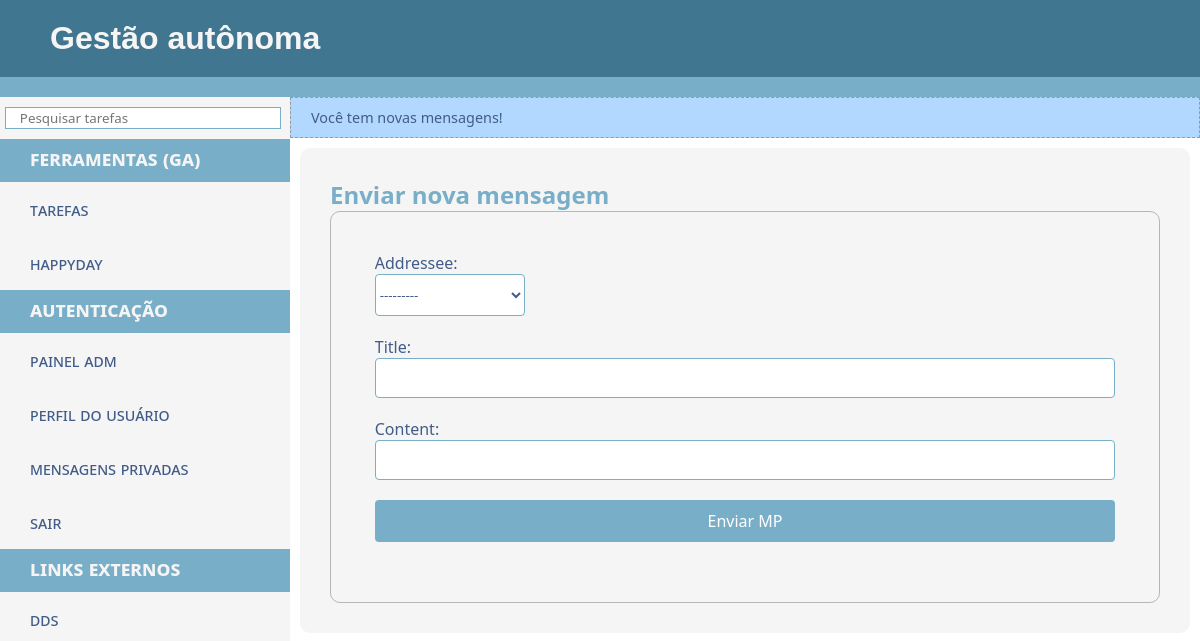
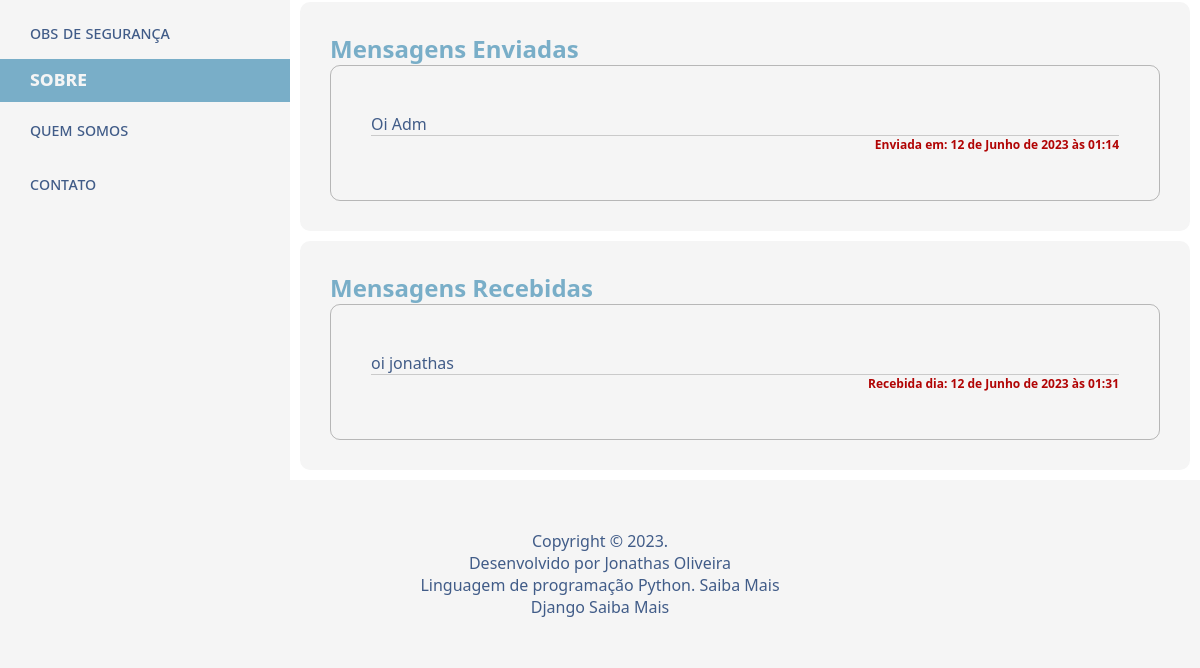
/messages/ (signed in), run on an earlier commit of the app's database (2 pictures, top to bottom).
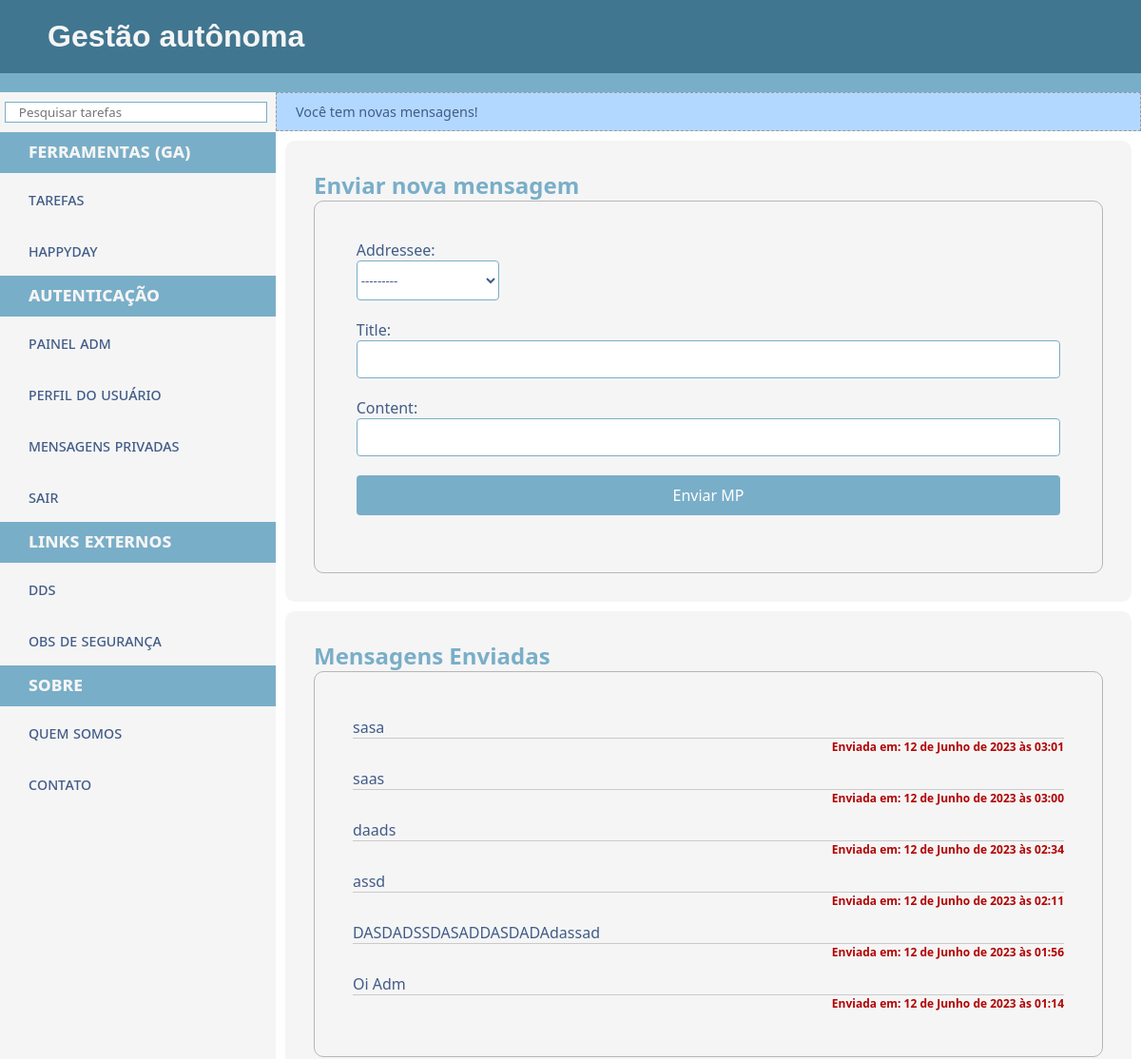
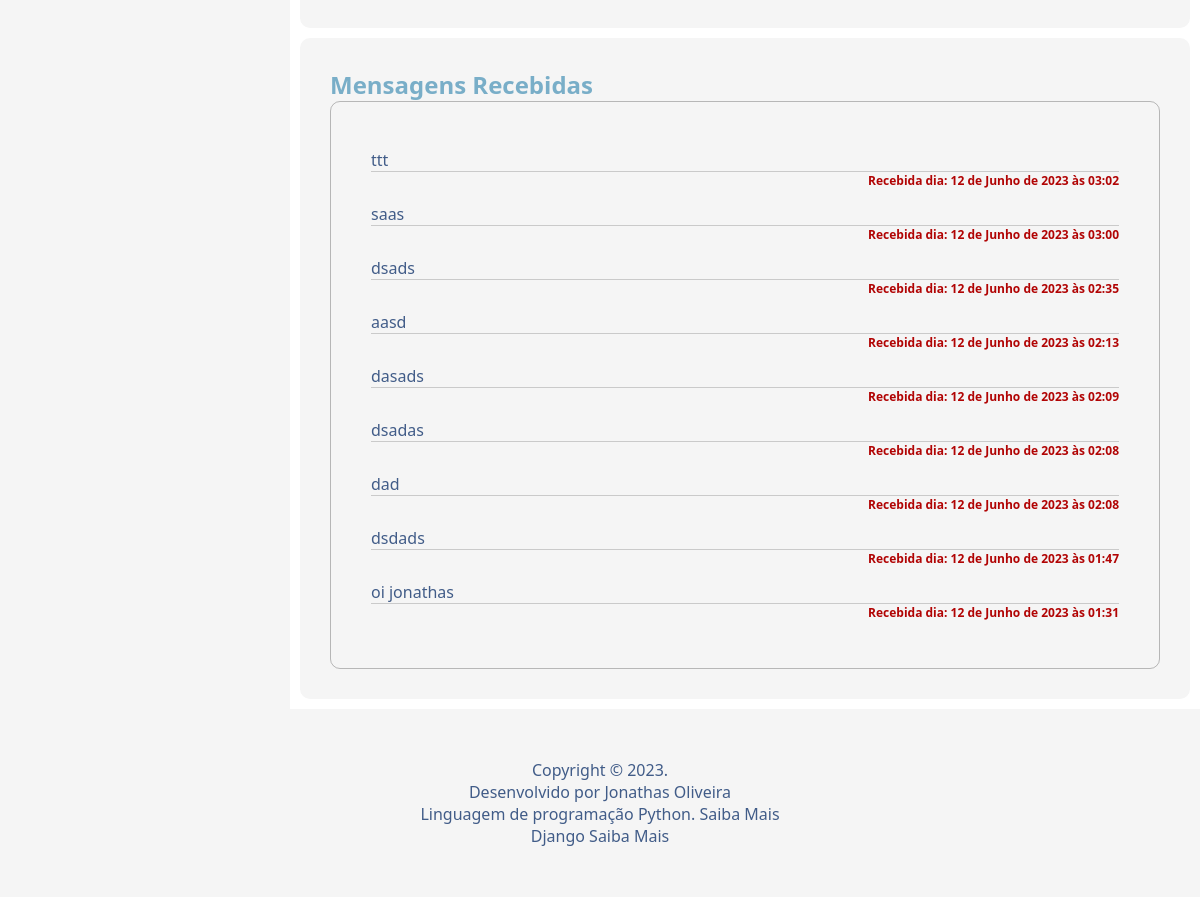
And on a later commit of the database (2 pictures, top to bottom).
### accounts/models.py (models this page shows, shortened)
class Message(models.Model):
    sender = models.ForeignKey(get_user_model(), on_delete=models.PROTECT, related_name='mensagens_enviadas', default=get_user_model())
    addressee = models.ForeignKey(get_user_model(), related_name='mensagens_recebidas', on_delete=models.CASCADE)
    title = models.CharField(max_length=100)
    content = CKEditor5Field('Texto', config_name='extends')
    send_date = models.DateTimeField(auto_now_add=True)
    parent_message = models.ForeignKey('self', on_delete=models.CASCADE, null=True, blank=True, related_name='replies')
    is_read = models.BooleanField(default=False)

### accounts/views.py (the view)
# urls.py: path('messages/', views.messages_list, name='msg_private'),
@login_required
def messages_list(request):
    check_new_messages(request)
    user = request.user
    received_messages = Message.objects.filter(addressee=user).order_by('-send_date')
    sent_messages = Message.objects.filter(sender=user).order_by('-send_date')
    received_messages.update(is_read=True)
    if request.method == 'POST':
        form = MessageForm(request.POST)
        if form.is_valid():
            mensagem = form.save(commit=False)
            mensagem.sender = request.user  # Define o remetente como o usuário logado
            mensagem.save()
            messages.success(request, 'Mensagem enviada com sucesso!')
            return redirect('msg_private')  # Redireciona para uma página de sucesso após salvar a mensagem
    else:
        form = MessageForm()
    context = {
        'received_messages': received_messages,
        'sent_messages': sent_messages,
        'form': form
    }
    return render(request, 'messages.html', context)

### accounts/forms.py
class MessageForm(forms.ModelForm):
    def __init__(self, *args, **kwargs):
        super().__init__(*args, **kwargs)
        self.fields["content"].required = False
    class Meta:
        model = Message
        fields = ['addressee', 'title', 'content']
        widgets = {
              "content": CKEditor5Widget(
                  attrs={"class": "django_ckeditor_5"}, config_name="extends"
              )
          }

### accounts/views.py (called while the page is built)
def check_new_messages(request):
    user = request.user
    new_messages = Message.objects.filter(addressee=user, is_read=False)
    if new_messages.exists():
        messages.info(request, 'Você tem novas mensagens!')

### main/context_global.py (called while the page is built)
def pic_global(request):
    profile = None
    if request.user.is_authenticated:
        if UserProfile.objects.filter(user=request.user).exists():
            profile = UserProfile.objects.get(user=request.user)
    return {'profile': profile}

### accounts/templates/messages.html (shortened to what this page needs)
{% extends 'base.html' %}
{% load static %}
{% block main %}
<article>
    <div class="asideBox">
        <h1>Enviar nova mensagem</h1>
        <div class="box-out">
                <form action="/accounts/messages/" method="post" class="myform">
                    {% for field in form %}
                    <div >
                        <div><label for="{{ field.id_for_label }}">{{ field.label }}: </label></div>
                        {{ field }}
                    </div>
                    {% endfor %}
                    <input type="submit" value="Enviar MP">
                </form>
        </div>
    </div>
</article>
<article>
    <div class="asideBox">
        <h1>Mensagens Enviadas</h1>
        <div class="box-out">
            {% if sent_messages %}
                {% for message in sent_messages %}
                    {% if not message.parent_message %}
                        <li class="listtasks">
                            <p><a href="/accounts/messages/{{ message.id }}">{{ message.title }}</a></p>
                            <h6 class="dateEnd">Enviada em: {{ message.send_date }}</h6>
                        </li>
                    {% endif %}
                {% endfor %}
            {% else %}
                <li class="listtasks">Nenhuma mensagem enviada.</li>
            {% endif %}
        </div>
    </div>
</article>
<article>
    <div class="asideBox">
        <h1>Mensagens Recebidas</h1>
        <div class="box-out">
            {% if received_messages %}
                {% for message in received_messages %}
                    {% if not message.parent_message %}
                        <li class="listtasks">
                            <p><a href="/accounts/messages/{{ message.id }}">{{ message.title }}</a></p>
                            <h6 class="dateEnd">Recebida dia: {{ message.send_date }}</h6>
                        </li>
                    {% endif %}
                {% endfor %}
            {% else %}
                <li class="listtasks">Nenhuma mensagem recebida.</li>
            {% endif %}
        </div>
    </div>
</article>
{% endblock %}

What changed in the data, as far as the page shows it:
added Message: title "sasa", send_date "12 de Junho de 2023 às 03:01", shown under "Mensagens Enviadas"
added Message: title "saas", send_date "12 de Junho de 2023 às 03:00"
added Message: title "daads", send_date "12 de Junho de 2023 às 02:34", shown under "Mensagens Enviadas"
added Message: title "assd", send_date "12 de Junho de 2023 às 02:11", shown under "Mensagens Enviadas"
added Message: title "DASDADSSDASADDASDADAdassad", send_date "12 de Junho de 2023 às 01:56", shown under "Mensagens Enviadas"
added Message: title "ttt", send_date "12 de Junho de 2023 às 03:02", shown under "Mensagens Recebidas"
added Message: title "dsads", send_date "12 de Junho de 2023 às 02:35", shown under "Mensagens Recebidas"
added Message: title "aasd", send_date "12 de Junho de 2023 às 02:13", shown under "Mensagens Recebidas"
added Message: title "dasads", send_date "12 de Junho de 2023 às 02:09", shown under "Mensagens Recebidas"
added Message: title "dsadas", send_date "12 de Junho de 2023 às 02:08", shown under "Mensagens Recebidas"
added Message: title "dad", send_date "12 de Junho de 2023 às 02:08", shown under "Mensagens Recebidas"
added Message: title "dsdads", send_date "12 de Junho de 2023 às 01:47", shown under "Mensagens Recebidas"
